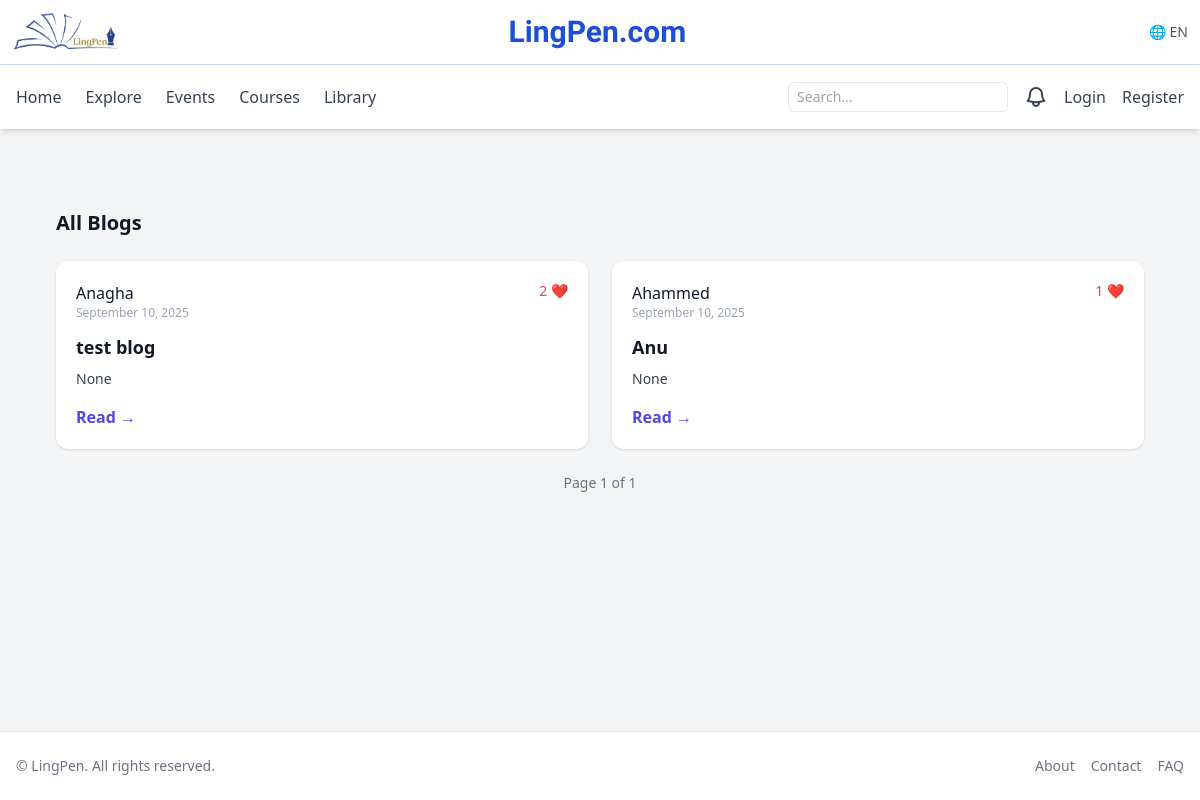
The page /blogs/ on the database as committed earlier.
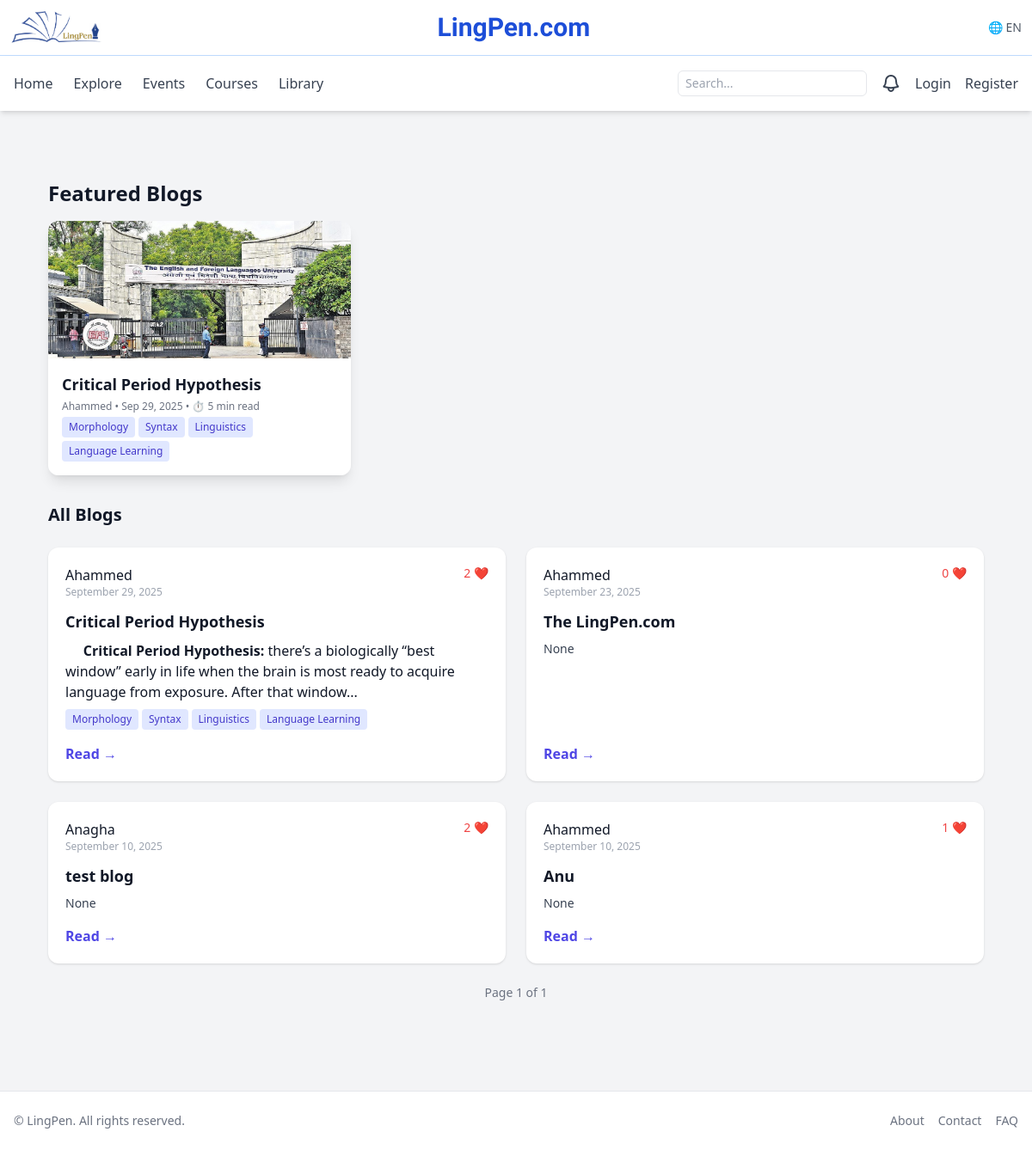
The same page on the database as committed later.
### app/models.py (models this page shows, shortened)
class Blog(db.Model):
    __tablename__ = "blog"
    id = db.Column(db.Integer, primary_key=True)
    user_id = db.Column(db.Integer, db.ForeignKey("user.id"), nullable=False, index=True)
    title = db.Column(db.String(255), nullable=False)
    body = db.Column(db.Text, nullable=False)
    excerpt = db.Column(db.String(500))
    cover_image = db.Column(db.String(255))
    tags = db.Column(db.String(255))  # Comma-separated tags
    category = db.Column(db.String(100))  # e.g., Linguistics, Syntax, etc.
    reading_time = db.Column(db.Integer)  # in minutes
    is_featured = db.Column(db.Boolean, default=False)
    views = db.Column(db.Integer, default=0)
    created_at = db.Column(db.DateTime, default=datetime.utcnow)
    updated_at = db.Column(db.DateTime, onupdate=datetime.utcnow)
    user = db.relationship("User", backref=db.backref("blogs", lazy="dynamic"))
    likes = db.relationship("BlogLike", back_populates="blog", cascade="all, delete-orphan", lazy="dynamic")
    comments = db.relationship("BlogComment", back_populates="blog", cascade="all, delete-orphan", lazy="dynamic")
    bookmarked_by = db.relationship("User", secondary=blog_bookmarks,
                                    backref=db.backref("saved_blogs", lazy="dynamic"))

class Profile(db.Model):
    id = db.Column(db.Integer, primary_key=True)
    user_id = db.Column(db.Integer, db.ForeignKey("user.id"), unique=True)
    first_name = db.Column(db.String(80))
    last_name = db.Column(db.String(80))
    dob = db.Column(db.Date)
    photo_url = db.Column(db.String(255))
    cover_url = db.Column(db.String(255))
    about = db.Column(db.Text)
    primary_language = db.Column(db.String(80))
    interests = db.Column(db.String(255))
    proficiency_level = db.Column(db.String(50))
    user = db.relationship("User", back_populates="profile")

### app/blueprints/blogs/routes.py (the view)
@bp.route("/")
def index():
    page = request.args.get("page", 1, type=int)
    category = request.args.get("category")
    search = request.args.get("q")
    query = Blog.query.order_by(Blog.created_at.desc())
    if category:
        query = query.filter(Blog.category == category)
    if search:
        query = query.filter(
            Blog.title.ilike(f"%{search}%") |
            Blog.body.ilike(f"%{search}%") |
            Blog.tags.ilike(f"%{search}%")
        )
    featured = Blog.query.filter_by(is_featured=True).order_by(Blog.created_at.desc()).limit(3).all()
    blogs = query.paginate(page=page, per_page=10)
    return render_template("blogs/index.html", blogs=blogs, featured=featured, category=category, search=search)

### app/templates/blogs/index.html (shortened to what this page needs)
{% extends 'base.html' %}
{% block content %}
<div class="max-w-6xl mx-auto my-8">
  {% if featured %}
  <div class="mb-8">
    <h2 class="text-2xl font-semibold mb-4">Featured Blogs</h2>
    <div class="grid md:grid-cols-3 gap-4">
      {% for blog in featured %}
        <a href="{{ url_for('blogs.detail', blog_id=blog.id) }}" class="block rounded-xl overflow-hidden shadow-lg hover:shadow-2xl transition relative">
          {% if blog.cover_image %}
            <img src="{{ url_for('static', filename=blog.cover_image) }}" class="w-full h-40 object-cover" alt="{{ blog.title }} cover image">
          {% endif %}
          <div class="p-4 bg-white">
            <h3 class="font-semibold text-gray-900 text-lg mb-1">{{ blog.title }}</h3>
            <p class="text-xs text-gray-500 mb-1">
              {{ blog.user.profile.first_name or blog.user.email }} • {{ blog.created_at.strftime('%b %d, %Y') }} • ⏱ {{ blog.reading_time or 1 }} min read
            </p>
            {% if blog.tags %}
              <div class="flex flex-wrap gap-1">
                {% for tag in blog.tags.split(',') %}
                  <span class="text-xs px-2 py-1 bg-indigo-100 text-indigo-700 rounded">{{ tag.strip() }}</span>
                {% endfor %}
              </div>
            {% endif %}
          </div>
        </a>
      {% endfor %}
    </div>
  </div>
  {% endif %}
  <div class="flex justify-between items-center mb-6">
    <h1 class="text-xl font-semibold">All Blogs</h1>
  </div>
  <div class="grid md:grid-cols-2 gap-6">
    {% for blog in blogs.items %}
    <article class="bg-white rounded-xl shadow p-5 hover:shadow-2xl transition flex flex-col justify-between">
      <div>
        <div class="flex items-start justify-between">
          <div>
            <a href="{{ url_for('users.profile', user_id=blog.user.id) }}" class="font-medium text-gray-900">{{ blog.user.profile.first_name or blog.user.email }}</a>
            <div class="text-xs text-gray-400">{{ blog.created_at.strftime('%B %d, %Y') }}</div>
          </div>
          <div class="text-sm text-red-500">{{ blog.likes.count() }} ❤</div>
        </div>
        <h3 class="mt-3 text-lg font-semibold text-gray-900">
          <a href="{{ url_for('blogs.detail', blog_id=blog.id) }}" class="hover:underline">{{ blog.title }}</a>
        </h3>
        <p class="mt-2 text-gray-700 text-sm">
          {{ blog.excerpt|safe }}
        </p>
        {% if blog.tags %}
        <div class="mt-2 flex flex-wrap gap-1">
          {% for tag in blog.tags.split(',') %}
            <span class="text-xs px-2 py-1 bg-indigo-100 text-indigo-700 rounded">{{ tag.strip() }}</span>
          {% endfor %}
        </div>
        {% endif %}
      </div>
      <div class="mt-4 flex items-center justify-between">
        <a href="{{ url_for('blogs.detail', blog_id=blog.id) }}" class="text-indigo-600 font-semibold hover:underline">Read →</a>
      </div>
    </article>
    {% endfor %}
  </div>
  <div class="mt-6 flex justify-center items-center gap-3">
    <div class="text-sm text-gray-500">Page {{ blogs.page }} of {{ blogs.pages }}</div>
  </div>
</div>
{% endblock %}

### app/templates/base.html (shortened to what this page needs)
<!DOCTYPE html>
<html lang="en">
<head>
  <script src="https://cdn.tailwindcss.com"></script>
</head>
<body class="bg-gray-100 text-gray-900 flex flex-col min-h-screen">
<nav class="bg-white shadow-md border-b border-blue-200">
  <div class="max-w-7xl mx-auto px-3 py-0 flex items-center justify-between">
    <div class="flex items-center">
      <img src="{{ url_for('static', filename='logo/lingpen_logo.png') }}"
           alt="LingPen Logo"
           class="h-16 w-auto" />
    </div>
    <div class="flex-1 text-center">
      <a href="{{ url_for('home') }}"
         class="text-blue-700 text-3xl font-bold"
         style="font-family: 'Times New Roman', serif;">
        LingPen.com
      </a>
    </div>
    <div class="w-28 flex justify-end relative dropdown-wrapper">
      <button type="button"
              class="flex items-center space-x-1 text-gray-600 hover:text-indigo-600 text-sm focus:outline-none"
              data-dropdown-toggle="langDropdown" aria-expanded="false">
        <span>🌐</span>
        <span id="currentLang">EN</span>
      </button>
    </div>
  </div>
</nav>
<nav class="bg-white shadow-md sticky top-0 z-50">
  <div class="max-w-7xl mx-auto px-4">
    <div class="flex justify-between h-16">
      <div class="flex items-center space-x-6">
        <a href="{{ url_for('home') }}" class="text-gray-700 hover:text-blue-600">Home</a>
        <div class="relative dropdown-wrapper">
          <button type="button"
                  class="text-gray-700 hover:text-blue-600 focus:outline-none"
                  data-dropdown-toggle="exploreDropdown" aria-expanded="false">
            Explore
          </button>
        </div>
        <a href="{{ url_for('events.index') }}" class="text-gray-700 hover:text-blue-600">Events</a>
        <a href="{{ url_for('courses.index') }}" class="text-gray-700 hover:text-blue-600">Courses</a>
        <div class="relative dropdown-wrapper">
          <button type="button"
                  class="text-gray-700 hover:text-blue-600 focus:outline-none"
                  data-dropdown-toggle="libraryDropdown" aria-expanded="false">
            Library
          </button>
        </div>
      </div>
      <div class="flex items-center space-x-4">
        <form method="GET" action="{{ url_for('home') }}" class="hidden sm:block">
          <input type="text" name="q" placeholder="Search..." class="px-2 py-1 border rounded-md text-sm">
        </form>
        <a href="{{ url_for('home') }}" class="relative">
        </a>
        {% if current_user.is_authenticated %}
        <div class="relative dropdown-wrapper">
          <button type="button" aria-label="Open profile menu"
                  class="h-8 w-8 rounded-full overflow-hidden focus:outline-none"
                  data-dropdown-toggle="profileDropdown" aria-expanded="false">
            <img src="{{ url_for('static', filename='pro_pics/' + (current_user.profile_photo or 'default.jpg')) }}"
                alt="Profile" class="h-8 w-8">
          </button>
          <div id="profileDropdown"
              class="absolute right-0 mt-2 w-40 bg-white border rounded-md shadow-lg hidden z-50 dropdown">
            <a href="{{ url_for('users.profile', user_id=current_user.id) }}" class="block px-4 py-2 hover:bg-gray-100">Profile</a>
            <a href="{{ url_for('users.edit_profile', user_id=current_user.id) }}" class="block px-4 py-2 hover:bg-gray-100">Edit Profile</a>
            <form method="POST" action="{{ url_for('auth.logout') }}">
              <button type="submit" class="w-full text-left px-4 py-2 hover:bg-gray-100">
                Logout
              </button>
            </form>
          </div>
        </div>
        {% else %}
          <a href="{{ url_for('auth.login') }}" class="text-gray-700 hover:text-blue-600">Login</a>
          <a href="{{ url_for('auth.register') }}" class="text-gray-700 hover:text-blue-600">Register</a>
        {% endif %}
      </div>
    </div>
  </div>
</nav>
<main class="flex-grow max-w-7xl mx-auto px-14 py-8 w-full">
  {% block content %}{% endblock %}
</main>
<footer class="bg-white border-t mt-10">
  <div class="max-w-7xl mx-auto px-4 py-6 flex flex-col sm:flex-row justify-between items-center">
    <p class="text-sm text-gray-500">&copy; {{ current_year }} LingPen. All rights reserved.</p>
    <div class="flex space-x-4 text-sm">
      <a href="{{ url_for('general.about') }}" class="text-gray-500 hover:text-blue-600">About</a>
      <a href="{{ url_for('general.contact') }}" class="text-gray-500 hover:text-blue-600">Contact</a>
      <a href="{{ url_for('general.faq') }}" class="text-gray-500 hover:text-blue-600">FAQ</a>
    </div>
  </div>
</footer>
</body>
</html>

Rows that differ between the two databases and show on the page:
added Blog: cover_image (picture), title "Critical Period Hypothesis", user.profile "Ahammed", created_at "Sep 29, 2025", reading_time "5", strip "Morphology" "Syntax" "Linguistics" "Language Learning", created_at "September 29, 2025", likes.count "2", excerpt "Critical Period Hypothesis: there’s a biologically “best window” early in life when the brain is most ready to acquire language from exposure. After that window...", strip "Morphology" "Syntax" "Linguistics" "Language Learning"
added Blog: user.profile "Ahammed", created_at "September 23, 2025", likes.count "0", title "The LingPen.com", excerpt "None", shown under "All Blogs"
Other text that changed with them:
text now shown: "Featured Blogs"
